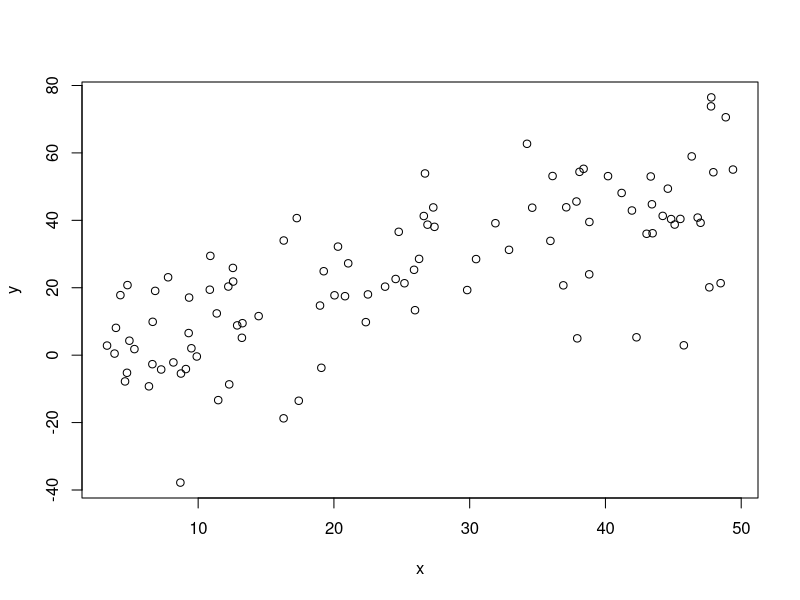

Write R code to recreate this figure.
## ---- chunk 1
rm(list=ls())
library(knitr)
knitr::opts_chunk$set(cache=FALSE, warnings=FALSE, tidy=TRUE)
## ---- chunk 2

## ---- chunk 3
x = runif(100,3,50)
y = rnorm(length(x), x, 15)
plot(x,y)
regmod=lm(y~x)
summary(regmod)
## ---- chunk 4
#Put R code here
